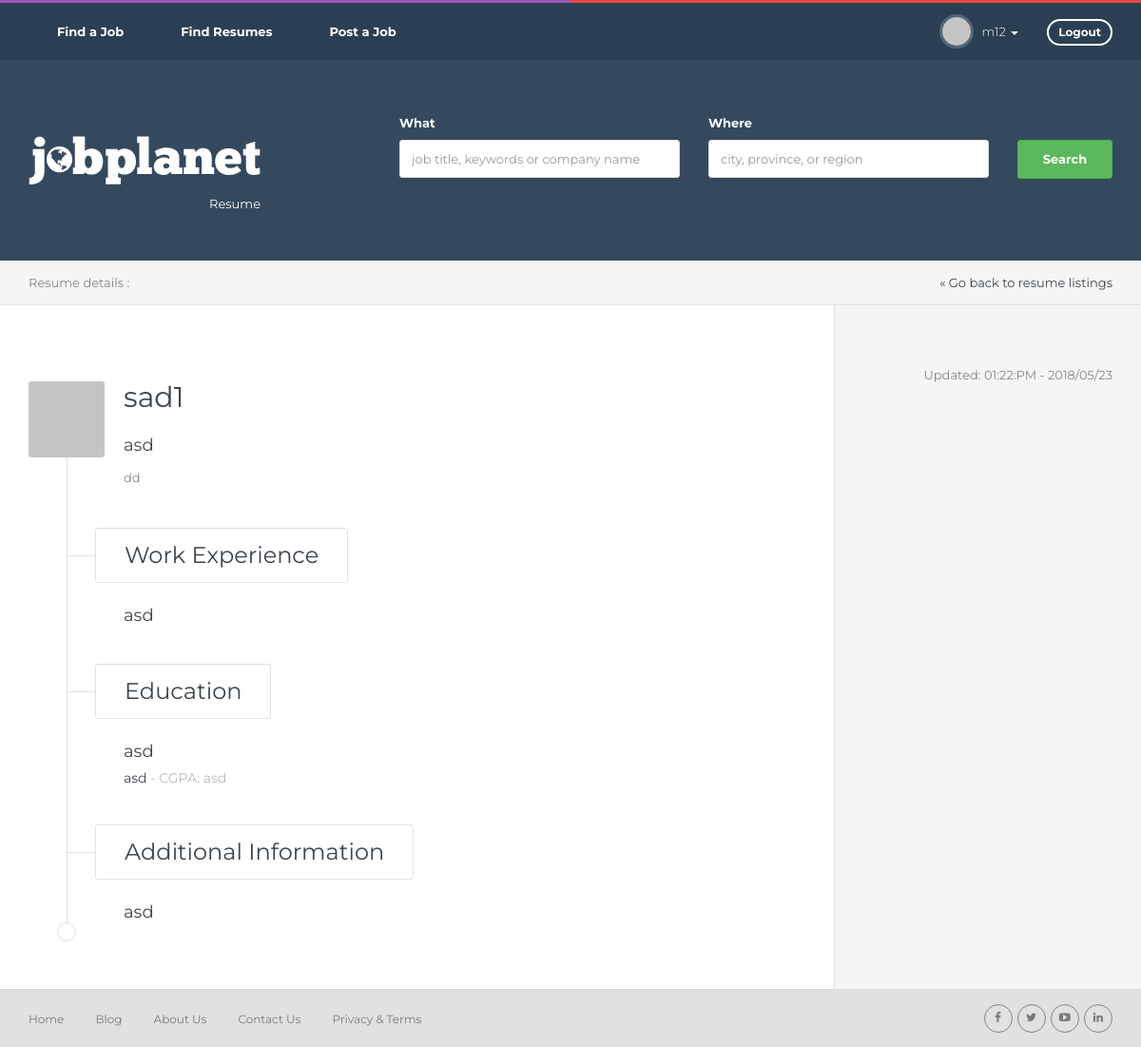
/resume_details.php?rid=1 (signed in), run on the app's committed database.
### tables this page shows
CREATE TABLE IF NOT EXISTS `resume` (
  `ResumeId` int(11) NOT NULL AUTO_INCREMENT,
  `CandidateId` text NOT NULL,
  `FullName` text NOT NULL,
  `Title` text NOT NULL,
  `Degree` text NOT NULL,
  `University` text NOT NULL,
  `Cgpa` text NOT NULL,
  `WorkExperience` mediumtext,
  `AdditionalInformation` mediumtext,
  `Location` text,
  `ListingTime` text NOT NULL,
  `ListingTimeString` text NOT NULL,
  PRIMARY KEY (`ResumeId`)
);

### resume_details.php (the view, shortened to what this page needs)
<?php
if(isset($_SESSION['user'])){
$rid = $_GET['rid'];
$query = "select * from resume where ResumeId = '{$rid}'";
$con = mysqli_connect('localhost', 'root', '', 'jobportal');
$res = mysqli_query($con, $query);
$row = mysqli_fetch_assoc($res);
include('header.php');
?>
        <div class="container">
          <div class="row">
            <div class="col-md-4">
              <div class="logo text-center-sm inline"> <a href="index.php">
                  <img src="assets/theme/images/logo.png" alt="">
                  <div class="label-add">Resume</div>
                </a>
              </div>
            </div>
            <div class="col-md-8">
              <form class="form-search-list" action="job_list.php">
                <div class="row">
                  <div class="col-sm-5 col-xs-6 ">
                    <div class="form-group">
                      <label class="color-white">What</label>
                      <input name="keyword" class="form-control" placeholder="job title, keywords or company name" >
                    </div>
                  </div>
                  <div class="col-sm-5 col-xs-6 ">
                    <div class="form-group">
                      <label class="color-white">Where</label>
                      <input name="location" class="form-control" placeholder="city, province, or region">
                    </div>
                  </div>
                  <div class="col-sm-2 col-xs-12 ">
                    <div class="form-group">
                      <label class="hidden-xs">&nbsp;</label>
                      <button class="btn btn-block btn-theme  btn-success">Search</button>
                    </div>
                  </div>
                </div>
              </form>
            </div>
          </div>
        </div>
      </header>
      <div class="body-content clearfix" >
        <?php if(mysqli_num_rows($res) == 1){ ?>
        <div class="bg-color2 block-section-xs line-bottom">
          <div class="container">
            <div class="row">
              <div class="col-sm-6 hidden-xs">
                <div>Resume details :</div>
              </div>
              <div class="col-sm-6">
                <div class="text-right"><a href="resume_list.php">&laquo; Go back to resume listings</a></div>
              </div>
            </div>
          </div>
        </div>
        <div class="bg-color2">
          <div class="container">
            <div class="row">
              <div class="col-md-9">
                <div class="block-section box-item-details">
                  <div class="resume-block">
                    <div class="img-profile"><img src="./assets/theme/images/people/7.jpg" alt=""></div>
                    <div class="desc">
                      <h2><?=$row['FullName']?></h2>
                      <h4><?=$row['Title']?></h4>
                      <p><?=$row['Location']?></p>
                      <h3 class="resume-sub-title"><span>Work Experience</span></h3>
                      <h4><?= $row['WorkExperience']?></h4>
                      <h3 class="resume-sub-title"><span>Education</span></h3>
                      <h4><?=$row['Degree']?></h4>
                      <h5><?=$row['University']?><span class="color-white-mute"> - CGPA: <?= $row['Cgpa']?></span></h5>
                      <h3  class="resume-sub-title"><span>Additional Information</span></h3>
                      <h4><?= $row['AdditionalInformation']?></h4>
                    </div>
                  </div>
                </div>
              </div>
              <div class="col-md-3">
                <div class="block-section " id="affix-box">
                  <div class="text-right">
                    <p>Updated: <?= $row['ListingTimeString']?></p>
                  </div>
                </div>
              </div>
              <?php } ?>
            </div>
          </div>
        </div>
      </div>
      <?php include('footer.php'); ?>
    </div>
  </body>
</html>
<?php }
else
include ('error_not_loggedin.php');
?>

### assets/theme/css/theme.css (style rules this page uses)
body { overflow-x: hidden; color: #868585; font-family: 'Montserrat', Helvetica, Arial, sans-serif; line-height: 2em; font-size: 13px; position: relative; background: #e1e1e1; }
body:before, body:after { height: 3px; content: ""; position: absolute; width: 50%; top: 0; background: red; z-index: 2; }
body:before { left: 0; background: #9b59b6; }
body:after { right: 0; background: #e74c3c; }
.wrapper .body-content { overflow-x: hidden; }
h1, h2, h3, h4, h5, h6 { font-family: 'Montserrat', Helvetica, Arial, sans-serif; font-weight: 400; color: #3d454c; }
a { color: #3d454c; }
.btn-theme { font-size: 13px; position: relative; display: inline-block; padding: 10px 20px; transition: all 0.6s ease 0s; -webkit-transition: all 0.6s ease 0s; -moz-transition: all 0.6s ease 0s; -o-transition: all 0.6s ease 0s; -ms-transition: all 0.6s ease 0s; -webkit-backface-visibility: hidden; -webkit-border-radius: 3px !important; -moz-border-radius: 3px !important; -ms-border-radius: 3px !important; -o-border-radius: 3px !important; border-radius: 3px !important; font-weight: 700; }
.btn-theme, .btn-theme:hover, .btn-theme:focus { outline: none; }
.form-control { background: #ffffff; height: 40px; transition: all 0.6s ease 0s; -webkit-transition: all 0.6s ease 0s; -moz-transition: all 0.6s ease 0s; -o-transition: all 0.6s ease 0s; -ms-transition: all 0.6s ease 0s; -webkit-backface-visibility: hidden; border-color: #e1e1e1; -webkit-border-radius: 3px !important; -moz-border-radius: 3px !important; -ms-border-radius: 3px !important; -o-border-radius: 3px !important; border-radius: 3px !important; box-shadow: none !important; -webkit-box-shadow: none !important; -moz-box-shadow: none !important; -o-box-shadow: none !important; -ms-box-shadow: none !important; font-size: 1em; }
.block-section { padding: 60px 0; }
.block-section-xs { padding: 10px 0; }
.bg-color2 { background-color: #f5f5f5; }
.color-white { color: #ffffff !important; }
.color-white-mute { color: #b9b9b9 !important; }
.line-bottom { border-bottom: 1px solid #e1e1e1; }
.main-header .logo { max-width: 100%; position: relative; margin: 80px 0; }
@media (min-width: 992px) { .main-header .logo.inline { display: inline-block; } }
.main-header .logo .label-add { right: 0; bottom: -8px; height: 1px; color: #ffffff; }
@media (min-width: 992px) { .main-header .logo .label-add { position: absolute; } }
.main-header .form-search-list { margin-top: 53px; margin-bottom: 20px; }
.box-item-details { background: #ffffff; position: relative; }
@media (min-width: 992px) { .box-item-details { padding-right: 30px; border-right: 1px solid #e1e1e1; } }
.box-item-details:before { content: ""; position: absolute; background: #ffffff; left: -1000%; width: 1000%; top: 0; height: 100%; }
.box-item-details h4 { padding-top: 15px; }
.resume-block { position: relative; padding-left: 100px; }
.resume-block .img-profile { position: absolute; left: 0; z-index: 2; top: 0; }
.resume-block .img-profile img { -webkit-border-radius: 3px !important; -moz-border-radius: 3px !important; -ms-border-radius: 3px !important; -o-border-radius: 3px !important; border-radius: 3px !important; width: 80px; }
.resume-block .resume-sub-title { position: relative; left: -30px; margin-top: 40px; }
.resume-block .resume-sub-title span { border: 1px solid #e1e1e1; padding: 15px 30px; -webkit-border-radius: 3px !important; -moz-border-radius: 3px !important; -ms-border-radius: 3px !important; -o-border-radius: 3px !important; border-radius: 3px !important; position: relative; display: inline-block; }
.resume-block .resume-sub-title span:before { content: ""; left: -30px; top: 50%; height: 1px; background: #e1e1e1; width: 30px; position: absolute; }
.resume-block:before { content: ""; position: absolute; left: 40px; width: 1px; border-left: 1px solid #e1e1e1; height: 100%; top: 0; }
.resume-block:after { content: ""; position: absolute; left: 30px; width: 20px; height: 20px; border: 1px solid #e1e1e1; bottom: -20px; -webkit-border-radius: 50% !important; -moz-border-radius: 50% !important; -ms-border-radius: 50% !important; -o-border-radius: 50% !important; border-radius: 50% !important; }

### data on the page
resume: FullName "sad1", Title "asd", Location "dd", WorkExperience "asd", Degree "asd", University "asd", Cgpa "asd", AdditionalInformation "asd", ListingTimeString "01:22:PM - 2018/05/23"

### other printed values
$_SESSION['user'] "m12"
